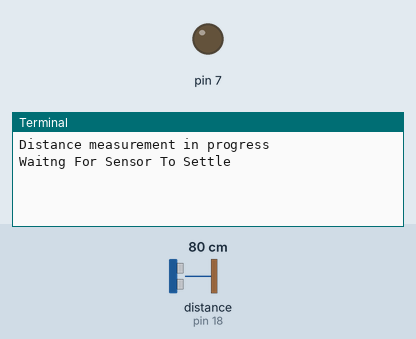
The program below on a simulated Raspberry Pi (header pin numbers). On the bench: output pins drawn as LEDs (lit = HIGH), the last lines printed to the terminal. Inputs (shaded band) come from the test bench; at power-on: distance to the obstacle (sensor on pin 18) 80 cm. The echo pulse lasts 58.3 µs per cm; the clock reads 2024-03-15 10:24:30 at power-on unless the program sets it; pins used as bus, display or sensor lines are not drawn.

Above: at 1.2 s.
1.3 s: distance to the obstacle (sensor on pin 18) set to 2 cm
At 3.5 s:
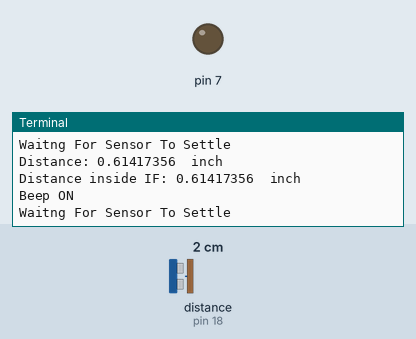
4.3 s: distance to the obstacle (sensor on pin 18) set to 35 cm
At 6.7 s:
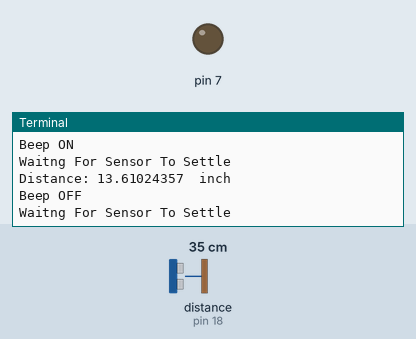

Measured:
- after the input at 1.3 s, the terminal: prints a new line after 0.70 s (image 1)
- after the input at 4.3 s, the terminal: prints a new line after 1.7 s (image 2)

The program:

range_buzzer.py
```python
# https://electrosome.com/hc-sr04-ultrasonic-sensor-raspberry-pi/
import RPi.GPIO as GPIO                    #Import GPIO library
import time                                #Import time library
#GPIO.setmode(GPIO.BCM)                     #Set GPIO pin numbering
GPIO.setmode(GPIO.BOARD)
#TRIG = 23                                  #Associate pin 23 to TRIG
#ECHO = 24                                  #Associate pin 24 to ECHO

TRIG = 16                                  #Associate pin 23 to TRIG
ECHO = 18                                  #Associate pin 24 to ECHO

print "Distance measurement in progress"

GPIO.setup(TRIG,GPIO.OUT)                  #Set pin as GPIO out
GPIO.setup(ECHO,GPIO.IN)                   #Set pin as GPIO in

#Buzzer
GPIO.setwarnings(False)
#GPIO.setmode(GPIO.BOARD)
GPIO.setup(7,GPIO.OUT)
beepCounter = 1000
while True:

  GPIO.output(TRIG, False)                 #Set TRIG as LOW
  print "Waitng For Sensor To Settle"
  time.sleep(2)                            #Delay of 2 seconds

  GPIO.output(TRIG, True)                  #Set TRIG as HIGH
  time.sleep(0.00001)                      #Delay of 0.00001 seconds
  GPIO.output(TRIG, False)                 #Set TRIG as LOW

  while GPIO.input(ECHO)==0:               #Check whether the ECHO is LOW
    pulse_start = time.time()              #Saves the last known time of LOW pulse

  while GPIO.input(ECHO)==1:               #Check whether the ECHO is HIGH
    pulse_end = time.time()                #Saves the last known time of HIGH pulse

  pulse_duration = pulse_end - pulse_start #Get pulse duration to a variable

  distance = pulse_duration * 17150        #Multiply pulse duration by 17150 to get distance
  distance = round(distance, 2)            #Round to two decimal points

  #if distance > 2 and distance < 400:      #Check whether the distance is within range
    #print "Distance:",distance - 0.5,"cm"  #Print distance with 0.5 cm calibration
  dis_cm = distance - 0.5
  dis_inch = dis_cm * 0.393701
  print "Distance:",dis_inch," inch"

  if dis_inch < 10:
      print "Distance inside IF:",dis_inch," inch"

      print "Beep ON"
      GPIO.setup(7,GPIO.OUT) # setup makes buzzer activates

  else:
      print "Beep OFF"

      #beepCounter = 0
  #else:
    #print "Out Of Range"                   #display out of range
```
